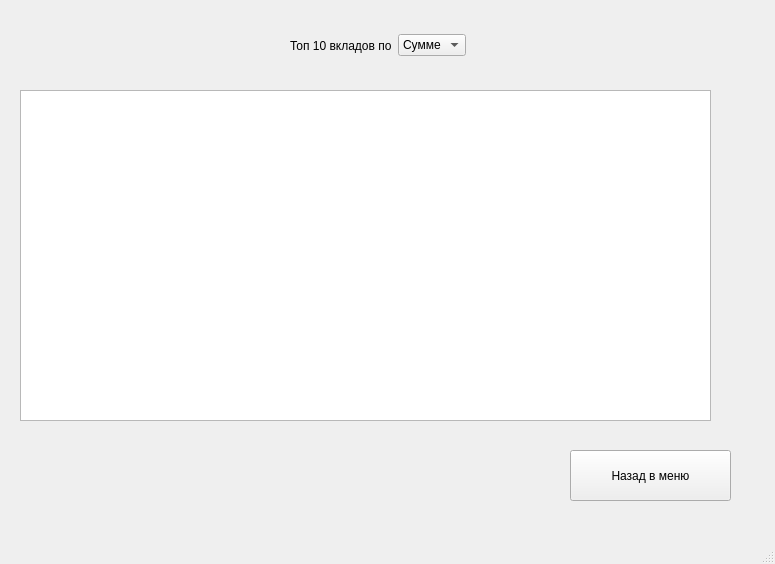
<?xml version="1.0" encoding="UTF-8"?>
<ui version="4.0">
 <class>MainWindow</class>
 <widget class="QMainWindow" name="MainWindow">
  <property name="geometry">
   <rect>
    <x>0</x>
    <y>0</y>
    <width>775</width>
    <height>564</height>
   </rect>
  </property>
  <property name="windowTitle">
   <string>MainWindow</string>
  </property>
  <widget class="QWidget" name="centralwidget">
   <widget class="QGraphicsView" name="Diagram">
    <property name="geometry">
     <rect>
      <x>20</x>
      <y>90</y>
      <width>691</width>
      <height>331</height>
     </rect>
    </property>
    <property name="sizePolicy">
     <sizepolicy hsizetype="Fixed" vsizetype="Fixed">
      <horstretch>0</horstretch>
      <verstretch>0</verstretch>
     </sizepolicy>
    </property>
    <property name="interactive">
     <bool>false</bool>
    </property>
    <property name="alignment">
     <set>Qt::AlignmentFlag::AlignLeading|Qt::AlignmentFlag::AlignLeft|Qt::AlignmentFlag::AlignVCenter</set>
    </property>
    <property name="renderHints">
     <set>QPainter::RenderHint::TextAntialiasing</set>
    </property>
    <property name="cacheMode">
     <set>QGraphicsView::CacheModeFlag::CacheNone</set>
    </property>
   </widget>
   <widget class="QPushButton" name="BackToMenu">
    <property name="geometry">
     <rect>
      <x>570</x>
      <y>450</y>
      <width>161</width>
      <height>51</height>
     </rect>
    </property>
    <property name="text">
     <string>Назад в меню</string>
    </property>
   </widget>
   <widget class="QWidget" name="horizontalLayoutWidget">
    <property name="geometry">
     <rect>
      <x>290</x>
      <y>20</y>
      <width>176</width>
      <height>51</height>
     </rect>
    </property>
    <layout class="QHBoxLayout" name="horizontalLayout">
     <item>
      <widget class="QLabel" name="label">
       <property name="text">
        <string>Топ 10 вкладов по</string>
       </property>
      </widget>
     </item>
     <item>
      <widget class="QComboBox" name="DiagramType">
       <item>
        <property name="text">
         <string>Сумме</string>
        </property>
       </item>
       <item>
        <property name="text">
         <string>Типу</string>
        </property>
       </item>
      </widget>
     </item>
    </layout>
   </widget>
  </widget>
  <widget class="QStatusBar" name="statusbar"/>
 </widget>
 <resources/>
 <connections/>
</ui>
